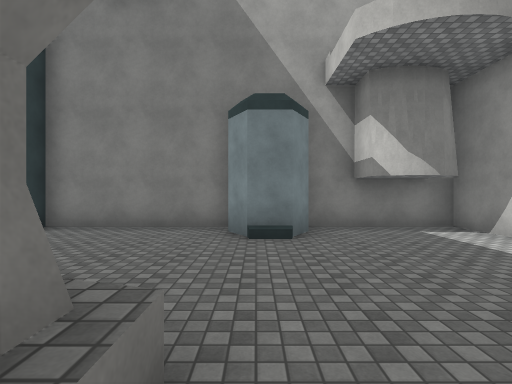
view 1 (above)

24 first-person views from a walk through a scene from a Unity 3-D project. The camera is 1.5 m above the floor, looks level and sees 85° across. The floor is counted in squares, 2 m on a side. Each view is taken from the middle of a square. On the plan, view 1 faces up. The plan holds only what a view shows up to about 10 squares ahead; the rest is blank. The place goes on beyond the plan. Surface patterns are stand-ins for the level's own textures.

view 2
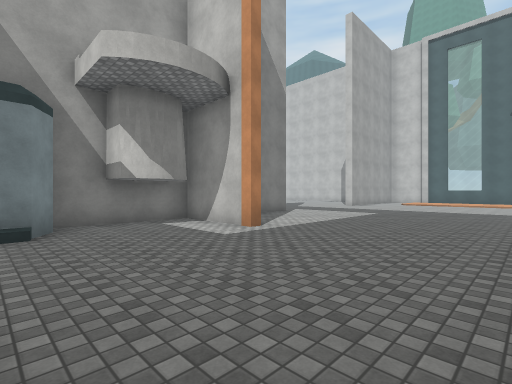

view 3
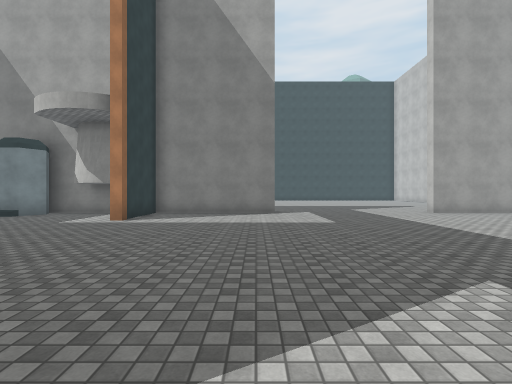

view 4
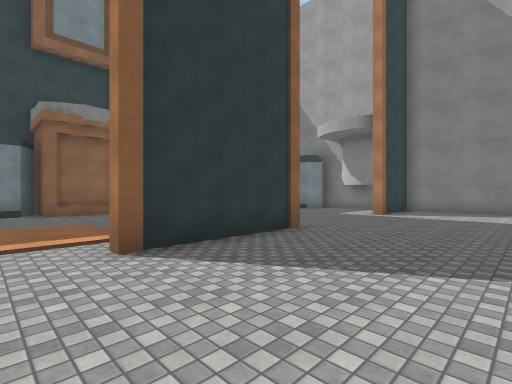

view 5
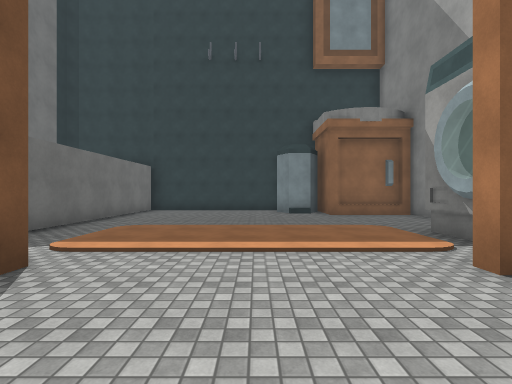

view 6
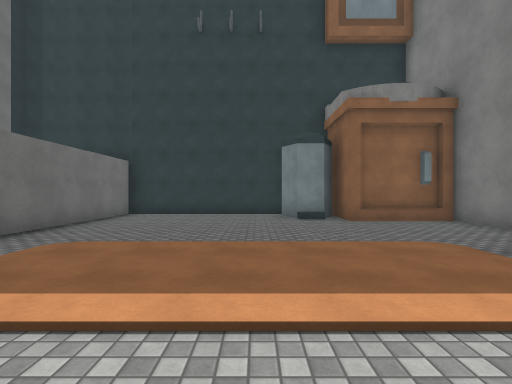

view 7
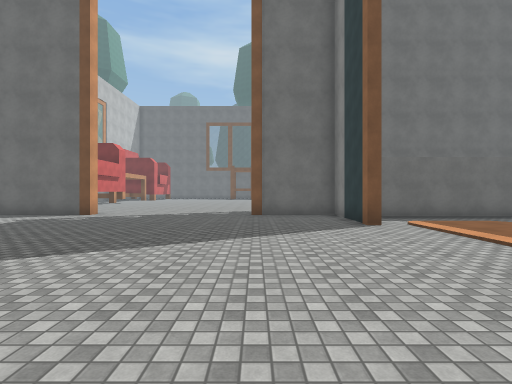

view 8
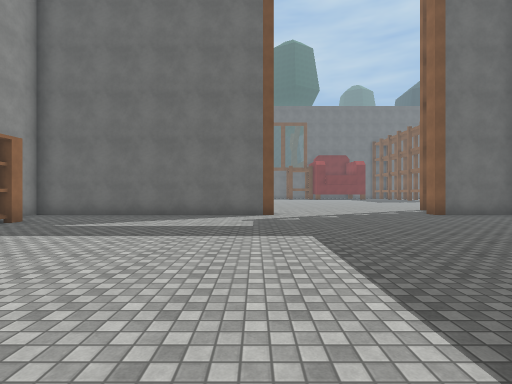

view 9
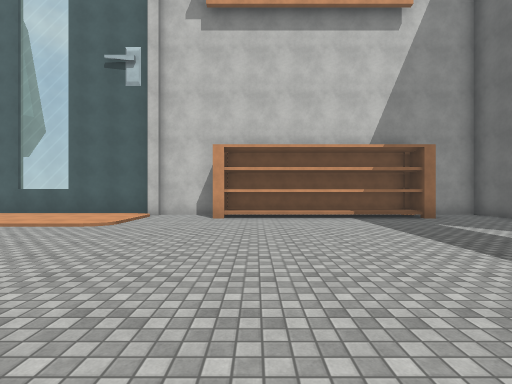

view 10
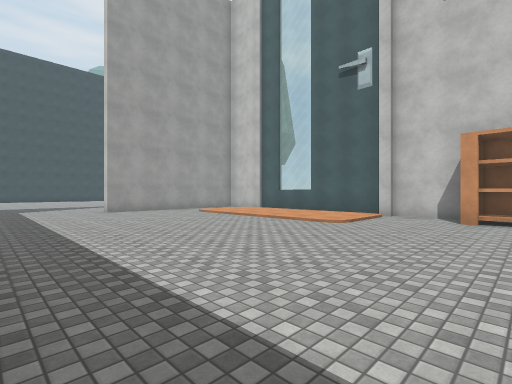

view 11
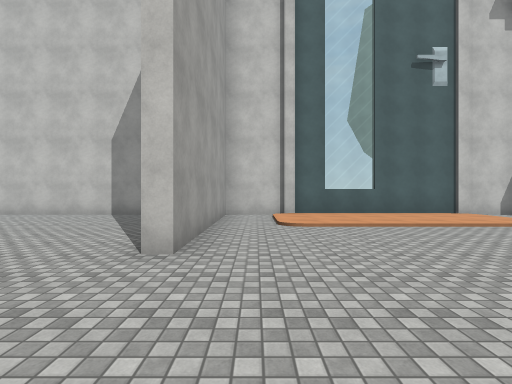

view 12
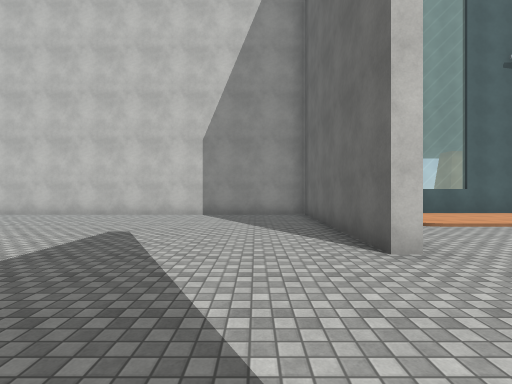

view 13
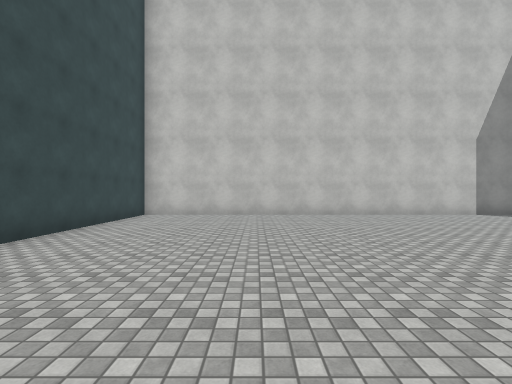

view 14
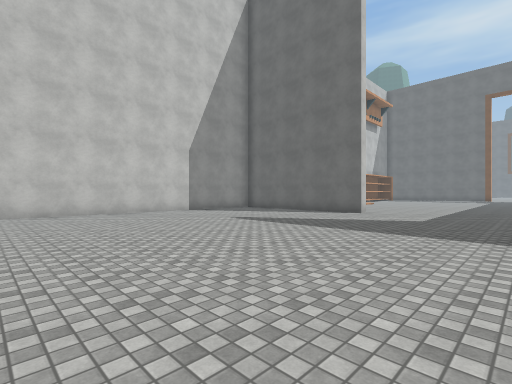

view 15
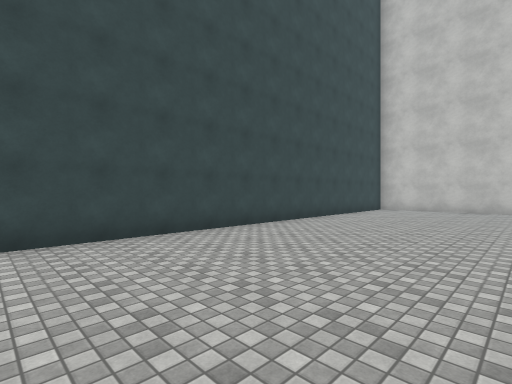

view 16
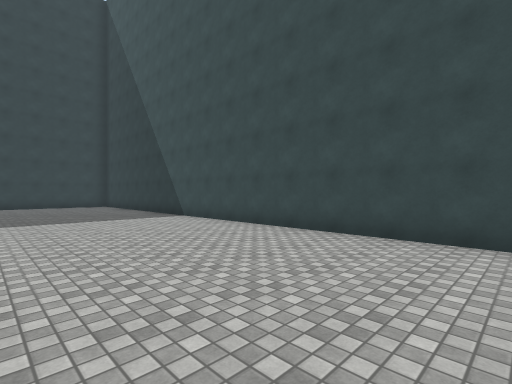

view 17
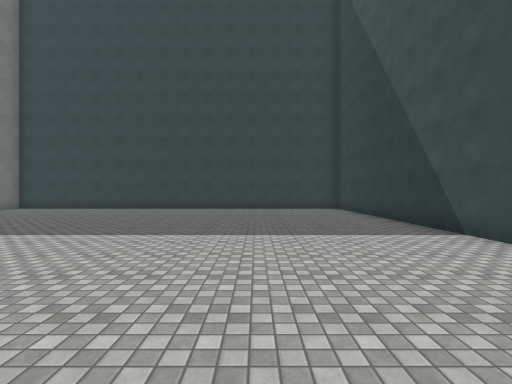

view 18
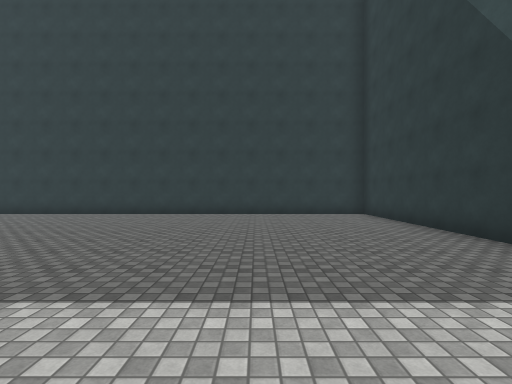

view 19
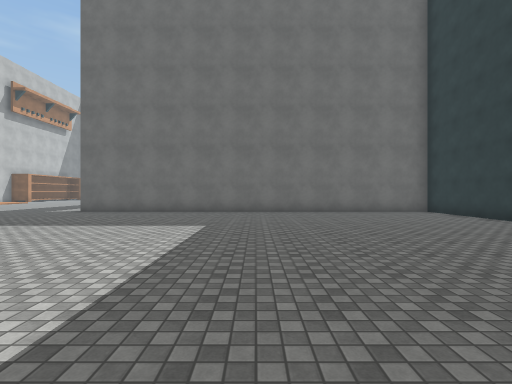

view 20
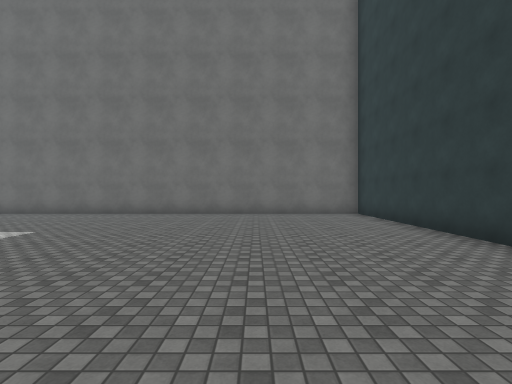

view 21
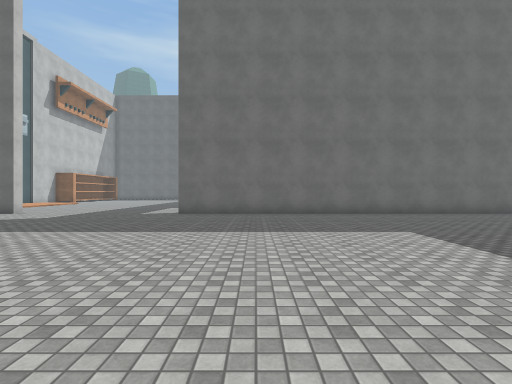

view 22
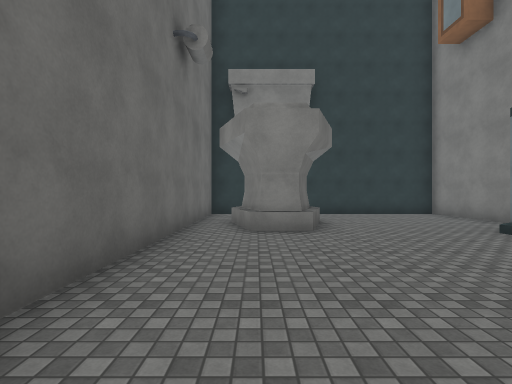

view 23
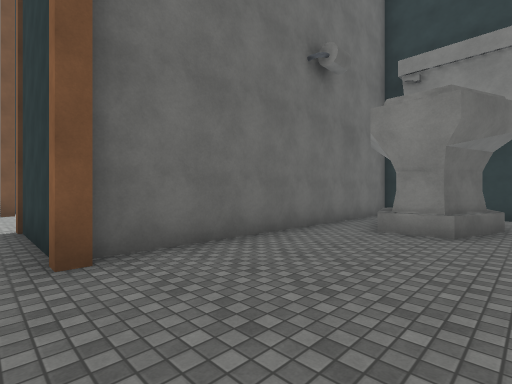

view 24
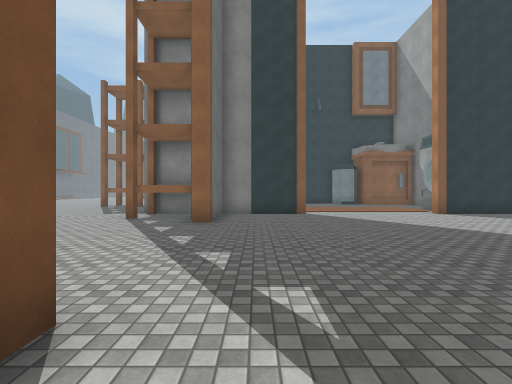

### Floor plan
Key: @ floor where view 1 was taken; # wall or solid block; . main floor; : floor 0.25 m higher than the main floor; / step, stairs or slope; B bin; K bookshelf; O other object.
Columns run from 5 left of view 1 to 21 right of it. Each row starts with its distance up from view 1.
 21 ###########################
 20 #.........................#
 19 #.........................#
 18 #.........................#
 17 #.........................#
 16 #.........................#
 15 #............  ...........#
 14 #............. ...........#
 13 #.........................#
 12 #.........................#
 11 #.........................#
 10 #.........................#
  9 #.........................#
  8 #.........................#
  7 #.........................#
  6 ##############......#######
  5 #....B#..#................#
  4 #........#............/::##
  3 #...................../::#
  2 #...................../::#
  1 #  ##................./::#
  0 #  ##@................/::#
 -1 #...................../::#
 -2 #OO#######...............##
 -3    O... O#..... ..........#
 -4    O....O#....  ........###
 -5  B#............ ........##
 -6 ###.....................#
 -7 #.......................#
 -8 #.......................#
 -9 #.......................##
-10 #........#..............###
-11 ##.......#................#
-12  ############.....#########
-13          #KK......
-14          #KK....
-15          #.....

Where each view was taken, in squares from view 1:
view 1: 0 up, 0 right, facing up
view 2: 1 down, 0 right, facing up-right
view 3: 4 down, 8 right, facing up
view 4: 6 down, 8 right, facing up-left
view 5: 7 down, 7 right, facing left
view 6: 7 down, 5 right, facing left
view 7: 3 down, 7 right, facing down
view 8: 3 down, 13 right, facing down
view 9: 5 down, 11 right, facing right
view 10: 5 down, 11 right, facing up-right
view 11: 5 up, 11 right, facing right
view 12: 8 up, 11 right, facing right
view 13: 17 up, 11 right, facing right
view 14: 16 up, 10 right, facing down-right
view 15: 16 up, 8 right, facing up-right
view 16: 16 up, 11 right, facing up-left
view 17: 17 up, 8 right, facing left
view 18: 17 up, 5 right, facing left
view 19: 17 up, 2 right, facing down
view 20: 16 up, 1 left, facing down
view 21: 16 up, 6 right, facing down
view 22: 0 up, 5 right, facing left
view 23: 2 up, 5 right, facing down-left
view 24: 11 down, 14 right, facing left
